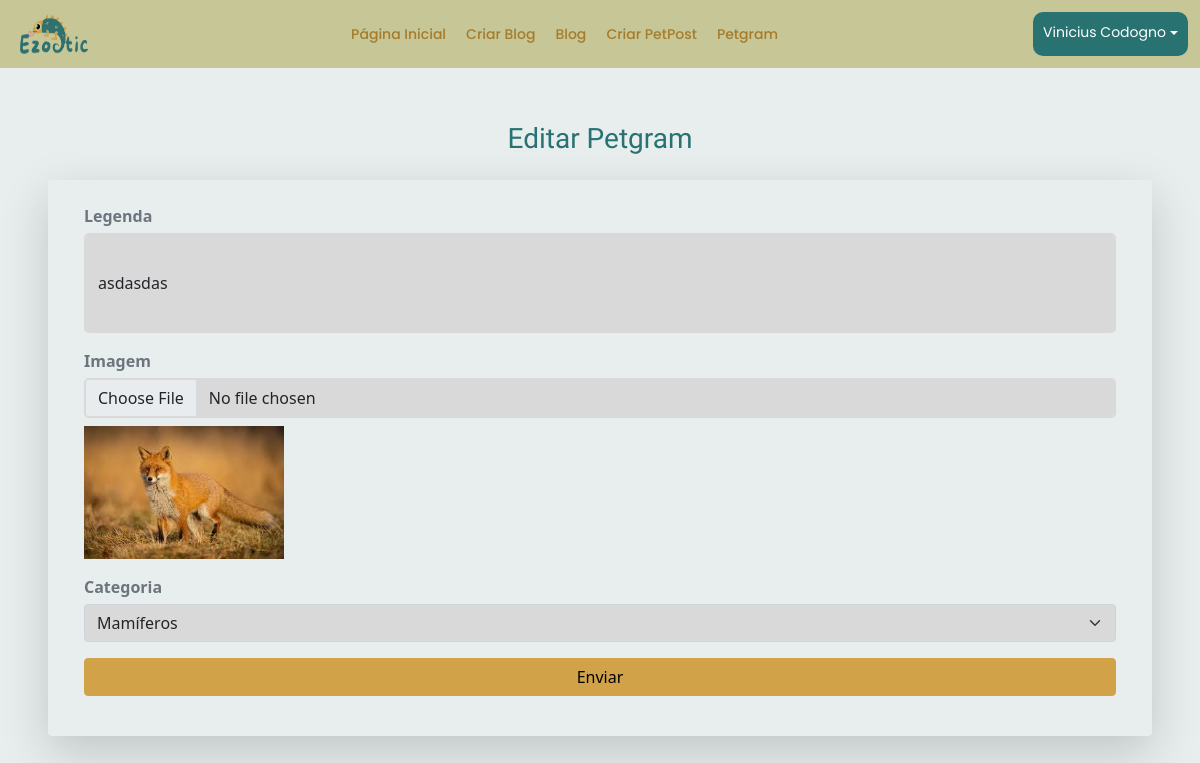
/editar_petgram/1 (signed in), run on the app's committed database.
### app/models.py (models this page shows, shortened)
class User(db.Model, UserMixin):
    id = db.Column(db.Integer, primary_key=True)
    nome = db.Column(db.String, nullable=True)
    sobrenome = db.Column(db.String, nullable=True)
    email = db.Column(db.String, nullable=True)
    senha = db.Column(db.String, nullable=True)
    posts = db.relationship('Post', backref='user', lazy=True)
    petgrams = db.relationship('Petgram', backref='user', lazy=True)
    comentarios_petgram = db.relationship('ComentarioPetgram', backref='user', lazy=True)

class Petgram(db.Model):
    id = db.Column(db.Integer, primary_key=True)
    legenda = db.Column(db.Text, nullable=False)
    user_id = db.Column(db.Integer, db.ForeignKey('user.id'), nullable=False)
    comentarios = db.relationship('ComentarioPetgram', backref='petgram', lazy=True)
    imagem = db.Column(db.String, nullable=True)
    categoria_petgram = db.Column(db.String(50), nullable=True)
    data_criacao = db.Column(db.DateTime, default=datetime.utcnow)

### app/views.py (the view, shortened to what this page needs)
@app.route('/editar_petgram/<int:petgram_id>', methods=['GET', 'POST'])
def editar_petgram(petgram_id):
    petgram = Petgram.query.get_or_404(petgram_id)
    if petgram.user_id != current_user.id:
        flash('Você não tem permissão para editar este petgram.', 'danger')
        return redirect(url_for('petgramLista'))
    form = petgramForm()
    form.legenda.data = petgram.legenda
    form.categoria_petgram.data = petgram.categoria_petgram
    return render_template('petgram/petgram_editar.html', form=form, petgram=petgram)

### app/forms.py (shortened to what this page needs)
class petgramForm(FlaskForm):
    legenda = StringField('Legenda', validators=[DataRequired()])
    imagem = FileField('Imagem', validators=[FileAllowed(['jpg', 'png', 'jpeg'], 'Imagens apenas!')])
    categoria_petgram = SelectField('Categoria', choices=[
        ('Répteis', 'Répteis'),
        ('Mamíferos', 'Mamíferos'),
        ('Aves', 'Aves'),
        ('Aquáticos', 'Aquáticos')
    ], validators=[DataRequired()])
    btnSubmit = SubmitField('Enviar')

### app/models.py (called while the page is built)
@login_manager.user_loader
def load_user(user_id):
    return User.query.get(user_id)

### app/templates/petgram/petgram_editar.html (shortened to what this page needs)
{% extends 'base.html' %}
{% block content %}
{% include 'nave/nave.html' %}
<div class="container mt-4">
    <h3 class="text-editar text-center mb-4" style="color: #297272;">Editar Petgram</h3>
    <form action="{{ url_for('editar_petgram', petgram_id=petgram.id) }}" method="POST" enctype="multipart/form-data" class="row mt-4 p-4 rounded shadow-lg" style="background-color: #E8EEEE;">
        <div class="form-group mb-3">
            {{ form.legenda.label(class="form-label text-muted") }}
            {{ form.legenda(class="form-control custom-textarea", placeholder="Digite sua mensagem aqui...", style="background-color: #D9D9D9;") }}
        </div>
        <div class="form-group mb-3">
            {{ form.imagem.label(class="form-label text-muted") }}
            {{ form.imagem(class="form-control", style="background-color: #D9D9D9;") }}
            {% if petgram.imagem %}
                <img src="{{ url_for('uploaded_file', filename=petgram.imagem) }}" alt="Imagem do Petgram" class="mt-2" style="max-width: 200px;">
            {% endif %}
        </div>
        <div class="form-group mb-3">
            {{ form.categoria_petgram.label(class="form-label text-muted") }}
            {{ form.categoria_petgram(class="form-select", style="background-color: #D9D9D9;") }}
        </div>
        <div class="form-group mb-3">
            {{ form.btnSubmit(class="btn btn-warning w-100") }}
        </div>
    </form>
</div>
{% endblock %}

### app/templates/nave/nave.html (shortened to what this page needs)
{% if current_user.is_authenticated %}
    <nav class="navbar">
        <div>
            <img class="logotipo" src="{{ url_for('static', filename='images/Ezootic-Logo.png') }}" alt="Logotipo">
        </div>
        <div class="navbar-links">
            <a href="/">Página Inicial</a>
            <a href="{{ url_for('postNovo') }}">Criar Blog</a>
            <a href="{{ url_for('postLista') }}">Blog</a>
            <a href="{{ url_for('petgramNovo') }}">Criar PetPost</a>
            <a href="{{ url_for('petgramLista') }}">Petgram</a>
        </div>
        <div class="login-options">
            <span class="options-name" style="color: white;">{{current_user.nome}} {{current_user.sobrenome}}</span>
            <div class="dropdown custom-dropdown">
                <a href="#" class="dropdown-toggle" data-bs-toggle="dropdown" aria-expanded="false" style="color: white;">
                </a>
            </div>
        </div>
    </nav>
{% endif %}

### app/templates/nave/nave.html (style rules this page uses)
.navbar { display: flex; justify-content: space-between; align-content: center; padding: 1% 1% 1% 1%; background-color: #C6C697; }
.logotipo { width: 7vw; height: 5vh; }
.navbar-links { display: flex; gap: 20px; }
.navbar-links a { text-decoration: none; color: #a57c2b; font-family: "Poppins", sans-serif; font-weight: 500; font-size: 14px; transition: color 0.3s; }
.login-options { border-radius: 10px; padding: 10px 10px 10px 10px; background-color: #297272; font-family: "Poppins", sans-serif; display: flex; }
.options-name { font-weight: 400; font-size: 14px; }

### app/templates/petgram/petgram_editar.html (style rules this page uses)
body { background-color: #E8EEEE; }
.text-editar { color: #185757; font-family: "Kavoon", sans-serif; }
.custom-textarea { height: 100px; border: 2px solid #D9D9D9; border-radius: 5px; }
.form-group { display: flex; flex-direction: column; width: 100%; }
.form-group label { margin-bottom: 5px; font-weight: bold; }
.btn-warning { background-color: #D1A247; border-color: #D1A247; }
.container { padding: 30px; border-radius: 10px; }
.form-control { border: 2px solid #D9D9D9; border-radius: 5px; }

### data on the page
User: nome "Vinicius", sobrenome "Codogno"
Petgram: legenda "asdasdas", imagem (picture), categoria_petgram "Mamíferos"
